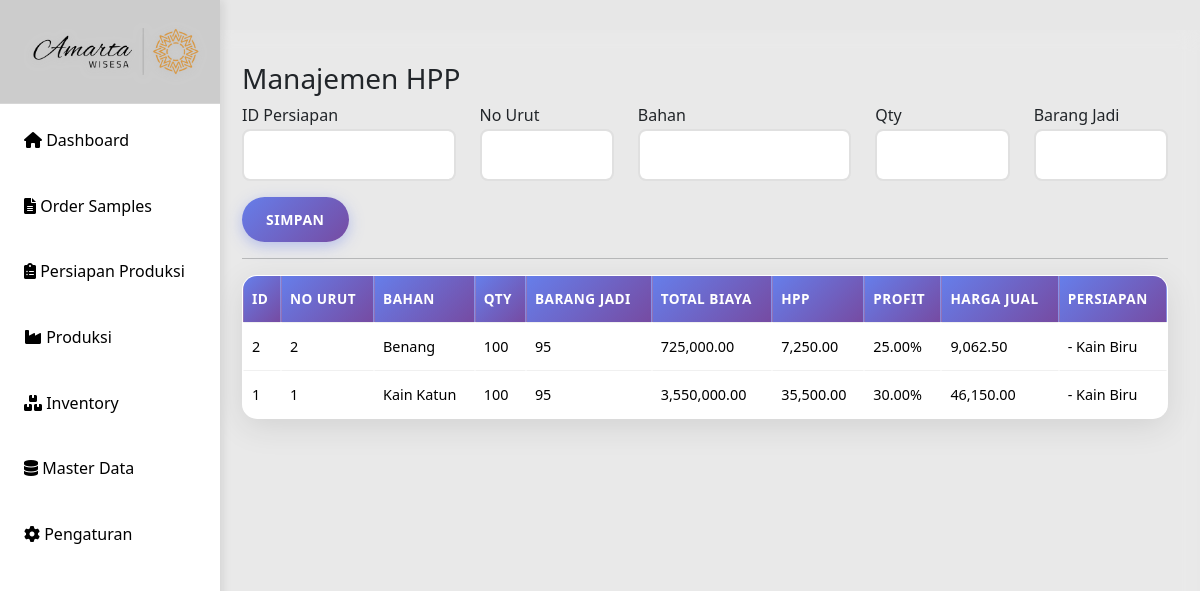
Page /detail-persiapan.php on the earlier database version.
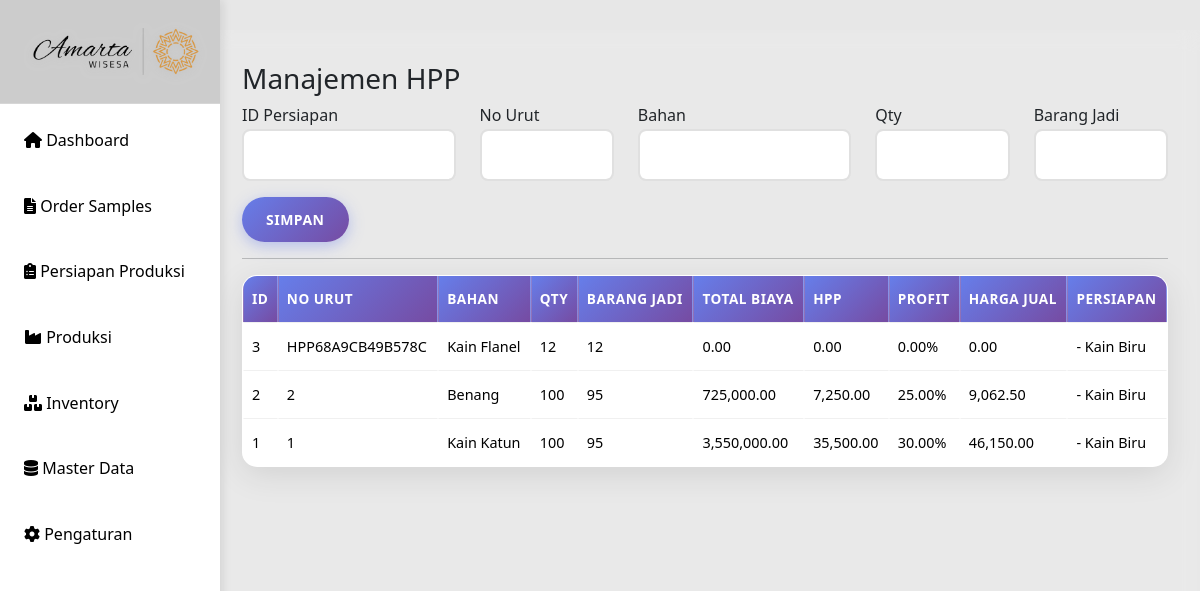
Same page on the later database version.
### tables this page shows
CREATE TABLE `hpp` (
  `id` int(10) UNSIGNED NOT NULL,
  `id_persiapan` int(11) UNSIGNED NOT NULL,
  `id_inventory` int(11) UNSIGNED DEFAULT NULL,
  `no_urut` varchar(50) DEFAULT NULL,
  `bahan` varchar(100) DEFAULT NULL,
  `qty` int(11) DEFAULT NULL,
  `barang_jadi` int(11) DEFAULT NULL,
  `stok_order` int(11) DEFAULT NULL,
  `efisiensi_consp` decimal(10,2) DEFAULT NULL,
  `efisiensi_rap` decimal(10,2) DEFAULT NULL,
  `stok_material` int(11) DEFAULT NULL,
  `po` int(11) DEFAULT NULL,
  `harga_per_meter` decimal(15,2) DEFAULT NULL,
  `rap_x_harga_per_m` decimal(15,2) DEFAULT NULL,
  `total_harga_bahan` decimal(15,2) DEFAULT NULL,
  `biaya_tenaga_kerja_per_qty` decimal(15,2) DEFAULT NULL,
  `total_biaya_tenaga_kerja` decimal(15,2) DEFAULT NULL,
  `listrik` decimal(15,2) DEFAULT NULL,
  `air` decimal(15,2) DEFAULT NULL,
  `overhead` decimal(15,2) DEFAULT NULL,
  `total_biaya` decimal(15,2) DEFAULT NULL,
  `hpp` decimal(15,2) DEFAULT NULL,
  `profit` decimal(5,2) DEFAULT NULL,
  `harga_jual` decimal(15,2) DEFAULT NULL,
  `created_at` timestamp NOT NULL DEFAULT current_timestamp(),
  `updated_at` timestamp NOT NULL DEFAULT current_timestamp() ON UPDATE current_timestamp()
);

CREATE TABLE `persiapan` (
  `id` int(11) UNSIGNED NOT NULL,
  `id_sps` int(11) NOT NULL,
  `spp_no` varchar(50) NOT NULL DEFAULT '',
  `kode_barang` varchar(50) DEFAULT NULL,
  `nama_barang` varchar(100) DEFAULT NULL,
  `jumlah` int(11) DEFAULT NULL,
  `satuan` varchar(20) DEFAULT NULL,
  `harga` decimal(10,2) DEFAULT NULL,
  `total` decimal(10,2) DEFAULT NULL,
  `tanggal_persiapan` date NOT NULL,
  `pola` varchar(255) DEFAULT NULL,
  `marker` varchar(255) DEFAULT NULL,
  `upload_spk` varchar(255) DEFAULT NULL,
  `status` enum('pending','proses','selesai','batal') DEFAULT 'pending',
  `sp_srx` varchar(50) NOT NULL,
  `created_at` datetime DEFAULT current_timestamp(),
  `updated_at` datetime DEFAULT current_timestamp() ON UPDATE current_timestamp()
);

### detail-persiapan.php (the view, shortened to what this page needs)
<?php
include 'includes/header.php';
include 'config/db.php';
$result = $conn->query("
    SELECT hpp.*, persiapan.spp_no, persiapan.nama_barang
    FROM hpp
    JOIN persiapan ON hpp.id_persiapan = persiapan.id
    ORDER BY hpp.id DESC
");
?>
<div class="main-content">
    <h3>Manajemen HPP</h3>
    <form method="POST">
        <div class="row">
            <div class="col-md-3">
                <label>ID Persiapan</label>
                <input type="number" name="id_persiapan" class="form-control" required>
            </div>
            <div class="col-md-2">
                <label>No Urut</label>
                <input type="number" name="no_urut" class="form-control">
            </div>
            <div class="col-md-3">
                <label>Bahan</label>
                <input type="text" name="bahan" class="form-control">
            </div>
            <div class="col-md-2">
                <label>Qty</label>
                <input type="number" name="qty" class="form-control">
            </div>
            <div class="col-md-2">
                <label>Barang Jadi</label>
                <input type="number" name="barang_jadi" class="form-control">
            </div>
        </div>
        <button type="submit" name="save" class="btn btn-primary mt-3">Simpan</button>
    </form>
    <hr>
    <table class="table table-bordered">
        <thead>
            <tr>
                <th>ID</th>
                <th>No Urut</th>
                <th>Bahan</th>
                <th>Qty</th>
                <th>Barang Jadi</th>
                <th>Total Biaya</th>
                <th>HPP</th>
                <th>Profit</th>
                <th>Harga Jual</th>
                <th>Persiapan</th>
            </tr>
        </thead>
        <tbody>
            <?php while ($row = $result->fetch_assoc()) { ?>
                <tr>
                    <td><?= $row['id'] ?></td>
                    <td><?= $row['no_urut'] ?></td>
                    <td><?= $row['bahan'] ?></td>
                    <td><?= $row['qty'] ?></td>
                    <td><?= $row['barang_jadi'] ?></td>
                    <td><?= number_format($row['total_biaya'], 2) ?></td>
                    <td><?= number_format($row['hpp'], 2) ?></td>
                    <td><?= number_format($row['profit'], 2) ?>%</td>
                    <td><?= number_format($row['harga_jual'], 2) ?></td>
                    <td><?= $row['spp_no'] ?> - <?= $row['nama_barang'] ?></td>
                </tr>
            <?php } ?>
        </tbody>
    </table>
</div>

### includes/header.php (shortened to what this page needs)
<!DOCTYPE html>
<html lang="id">
<head>
    <link href="https://cdn.jsdelivr.net/npm/bootstrap@5.3.3/dist/css/bootstrap.min.css" rel="stylesheet">
    <link href="https://cdnjs.cloudflare.com/ajax/libs/font-awesome/6.0.0/css/all.min.css" rel="stylesheet">
    <link href="https://cdn.datatables.net/1.13.7/css/dataTables.bootstrap5.min.css" rel="stylesheet">
    <link rel="stylesheet" href="css/style.css">
</head>
<body>
    <button class="sidebar-toggle" onclick="toggleSidebar()">
    </button>
   <?php include 'sidebar.php'; ?>

### includes/sidebar.php
<nav class="sidebar" id="sidebar">
    <div class="sidebar-header">
        <img src="img/amarta-wisesa.png" alt="Amarta Wisesa Logo" class="sidebar-logo">
    </div>
    <ul class="sidebar-nav">
        <li>
            <a href="index.php" class="nav-link <?php echo basename($_SERVER['PHP_SELF']) == 'index.php' ? 'active' : ''; ?>">
                <i class="fas fa-home"></i>
                Dashboard
            </a>
        </li>
        <li>
            <a href="sps-sample.php" class="nav-link <?php echo basename($_SERVER['PHP_SELF']) == 'sps-sample.php' ? 'active' : ''; ?>">
                <i class="fas fa-file-alt"></i>
                Order Samples
            </a>
        </li>
        <li>
            <a href="persiapan.php" class="nav-link <?php echo basename($_SERVER['PHP_SELF']) == 'persiapan.php' ? 'active' : ''; ?>">
                <i class="fas fa-clipboard-list"></i>
                Persiapan Produksi
            </a>
        </li>
        <li>
            <a href="produksi.php" class="nav-link <?php echo basename($_SERVER['PHP_SELF']) == 'produksi.php' ? 'active' : ''; ?>">
                <i class="fas fa-industry"></i>
                Produksi
            </a>
        </li>
        <li>
            <a href="inventory.php" class="nav-link <?php echo basename($_SERVER['PHP_SELF']) == 'inventory.php' ? 'active' : ''; ?>">
                <i class="fas fa-boxes"></i>
                Inventory
            </a>
        </li>
        <li>
            <a href="master-data.php" class="nav-link <?php echo basename($_SERVER['PHP_SELF']) == 'master-data.php' ? 'active' : ''; ?>">
                <i class="fas fa-database"></i>
                Master Data
            </a>
        </li>
        <li>
            <a href="pengaturan.php" class="nav-link <?php echo basename($_SERVER['PHP_SELF']) == 'pengaturan.php' ? 'active' : ''; ?>">
                <i class="fas fa-cog"></i>
                Pengaturan
            </a>
        </li>
    </ul>
</nav>

### css/style.css (style rules this page uses)
* { margin: 0; padding: 0; box-sizing: border-box; }
body { font-family: 'Segoe UI', Tahoma, Geneva, Verdana, sans-serif; background: #e7e7e7ff; min-height: 100vh; line-height: 1.6; }
.sidebar { background: #ffffff; width: 260px; height: 100vh; position: fixed; left: -40px; top: 0; padding-top: 0; box-shadow: 4px 0 8px rgba(0,0,0,0.08); overflow-y: auto; transition: all 0.3s cubic-bezier(0.4, 0, 0.2, 1); z-index: 1000; }
.sidebar::before { content: ''; position: absolute; top: 0; left: 0; right: 0; bottom: 0; background: linear-gradient(45deg, rgba(255,255,255,0.3) 0%, rgba(255,255,255,0.1) 50%, rgba(255,255,255,0.2) 100%); pointer-events: none; }
.sidebar-header { background: rgba(0,0,0,0.2); padding: 1.5rem 1rem; text-align: left; backdrop-filter: blur(10px); border-bottom: 1px solid rgba(255,255,255,0.2); }
.sidebar-logo { width: 100%; max-width: 180px; height: auto; margin-left : 50px; transition: all 0.3s ease; filter: drop-shadow(0 2px 4px rgba(189, 189, 189, 0.72)); }
.sidebar ul { list-style: none; }
.sidebar ul li { margin: 0.5rem 1rem; border-radius: 8px; overflow: hidden; transition: all 0.3s ease; }
.sidebar ul li a { color: #000000; text-decoration: none; display: block; padding: 1rem; transition: all 0.3s ease; position: relative; overflow: hidden; }
.sidebar ul li a::before { content: ''; position: absolute; top: 0; left: -100%; width: 100%; height: 100%; background: linear-gradient(90deg, transparent, rgba(255,255,255,0.2), transparent); transition: left 0.5s; }
.main-content { margin-left: 210px; padding: 2rem; background: rgba(255,255,255,0.1); backdrop-filter: blur(10px); min-height: 100vh; }
.table { width: 100%; border-collapse: separate; border-spacing: 0; background: white; border-radius: 15px; overflow: hidden; box-shadow: 0 8px 32px rgba(0,0,0,0.1); border: 1px solid rgba(255,255,255,0.2); }
.table th, .table td { padding: 12px 8px; text-align: left; border-bottom: 1px solid #f0f0f0; font-size: 0.9rem; }
.table th { background: linear-gradient(135deg, #667eea, #764ba2); color: white; font-weight: 600; text-transform: uppercase; letter-spacing: 0.5px; font-size: 0.85rem; }
.table tr { transition: all 0.3s ease; }
.table tr:last-child td { border-bottom: none; }
.btn { padding: 12px 24px; border: none; border-radius: 25px; cursor: pointer; text-decoration: none; display: inline-block; font-size: 14px; font-weight: 600; text-transform: uppercase; letter-spacing: 0.5px; transition: all 0.3s ease; position: relative; overflow: hidden; }
.btn::before { content: ''; position: absolute; top: 50%; left: 50%; width: 0; height: 0; background: rgba(255,255,255,0.2); border-radius: 50%; transform: translate(-50%, -50%); transition: width 0.6s, height 0.6s; }
.btn-primary { background: linear-gradient(135deg, #667eea, #764ba2); color: white; box-shadow: 0 4px 15px rgba(102,126,234,0.4); }
.form-control { width: 100%; padding: 12px; border: 2px solid #e0e0e0; border-radius: 8px; transition: all 0.3s ease; font-size: 16px; }
.mt-3 { margin-top: 1.5rem; }

Differences in the rows shown:
added hpp: id "3", no_urut "HPP68A9CB49B578C", bahan "Kain Flanel", qty "12", barang_jadi "12", total_biaya "0.00", hpp "0.00", profit "0.00", harga_jual "0.00", id_persiapan.nama_barang "Kain Biru"
